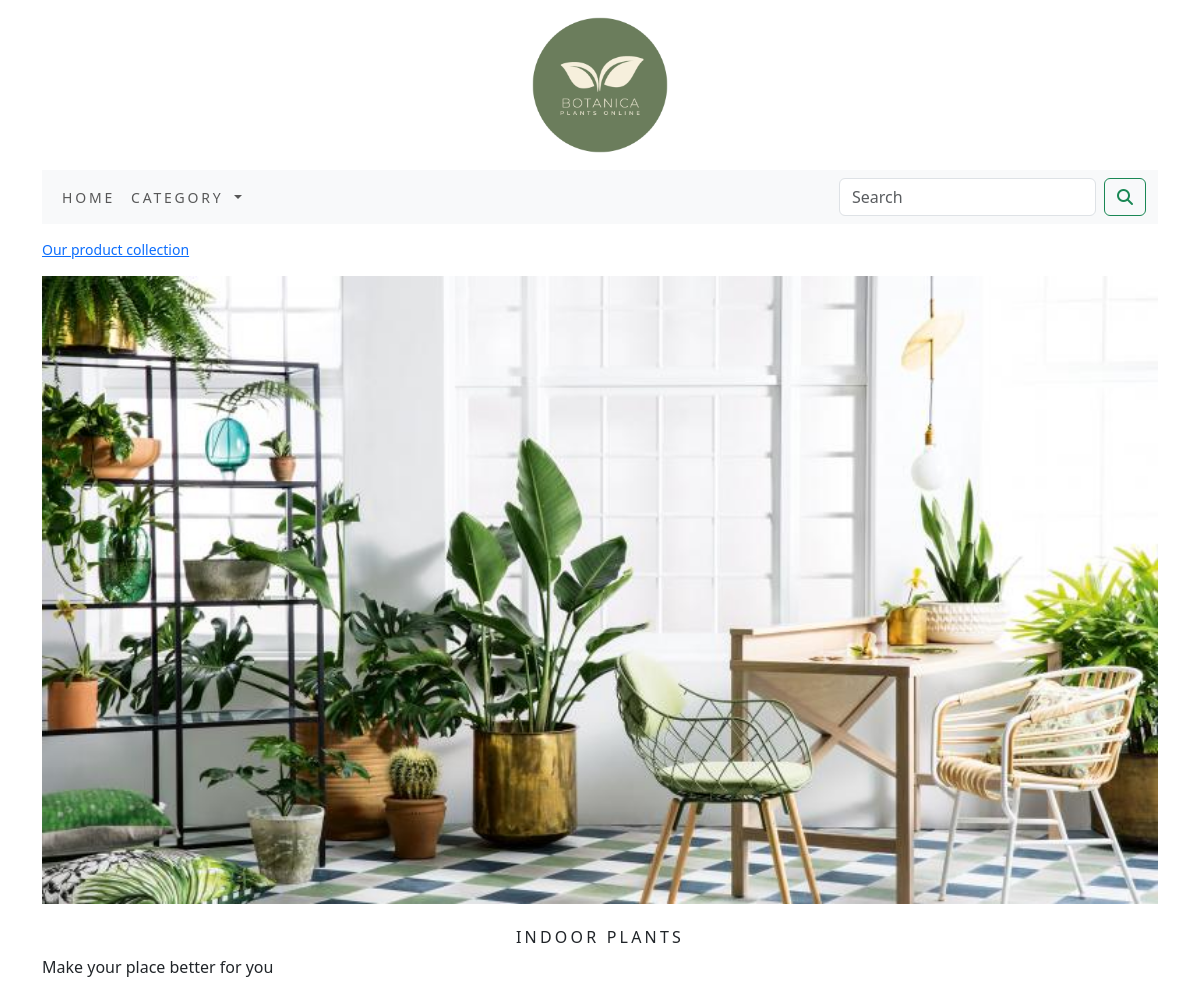
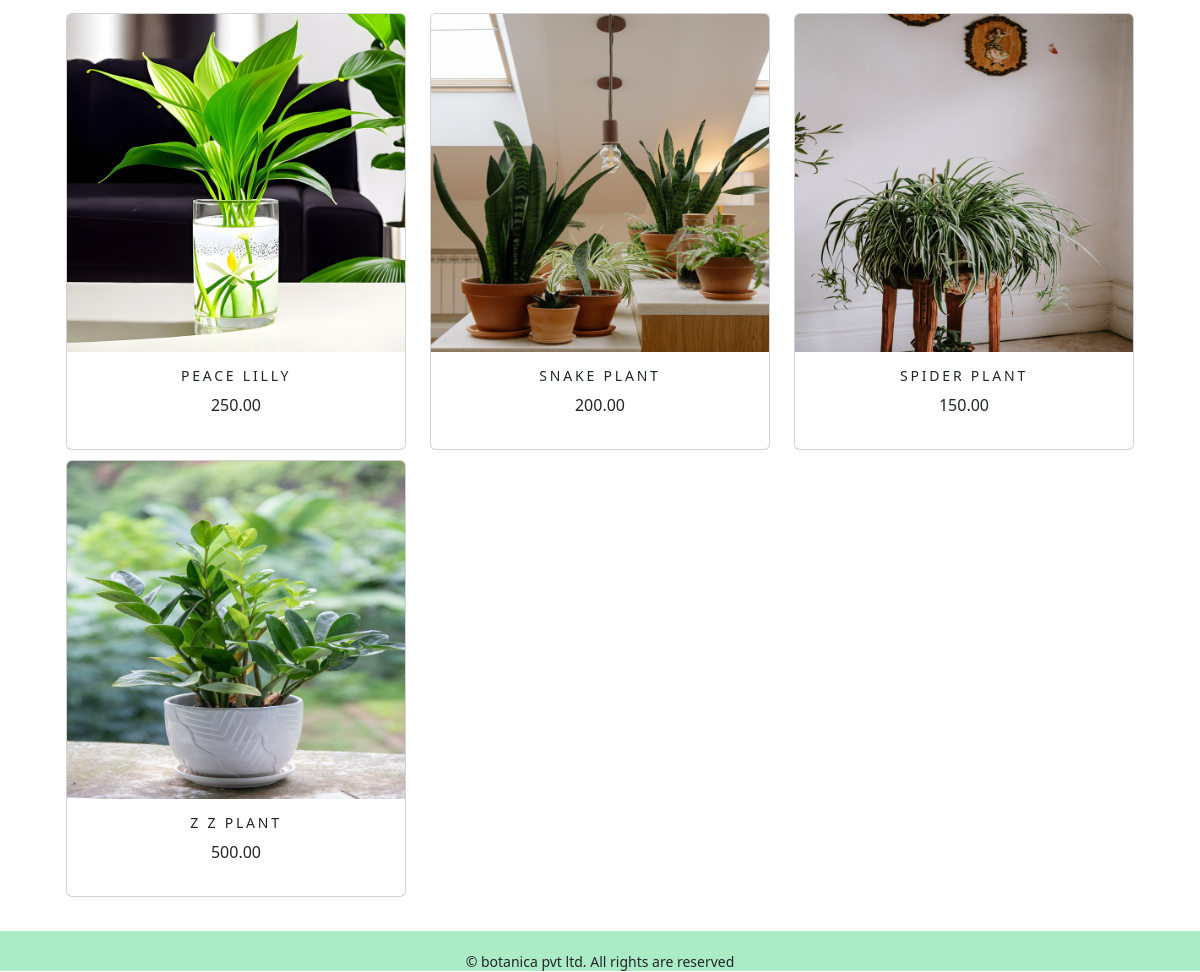
The page /botanica/indoor-plants/ on the database its author committed (2 pictures, top to bottom).
### ecom_app/models.py (models this page shows, shortened)
class Category(models.Model):
    name = models.CharField(max_length=250, unique=True)
    slug = models.SlugField(max_length=250, unique=True)
    description = models.TextField(blank=True)
    image = models.ImageField(upload_to='category', blank=True)
    class Meta:
        ordering = ('name',)
        verbose_name = 'category'
        verbose_name_plural = 'categories'
    def get_url(self):
        return reverse('ecom_app:prods_by_cat', args=[self.slug])

class Product(models.Model):
    name = models.CharField(max_length=250, unique=True)
    slug = models.SlugField(max_length=250, unique=True)
    description = models.TextField(blank=True)
    price = models.DecimalField(max_digits=10, decimal_places=2)
    category = models.ForeignKey(Category, on_delete=models.CASCADE)
    image = models.ImageField(upload_to='product', blank=True)
    stock = models.IntegerField()
    available = models.BooleanField(default=True)
    created = models.DateTimeField(auto_now_add=True)
    updated = models.DateTimeField(auto_now=True)
    def get_url(self):
        return reverse('ecom_app:proCatdetail', args=[self.category.slug, self.slug])
    class Meta:
        ordering = ('name',)
        verbose_name = 'product'
        verbose_name_plural = 'products'

### ecom_app/views.py (the view)
# urls.py: path('', views.allprodcat, name='allprodcat'),
def allprodcat(request, c_slug=None):
    c_page = None
    products_list = None
    if c_slug != None:
        c_page = get_object_or_404(Category, slug=c_slug)
        products_list = Product.objects.all().filter(category=c_page, available=True)
    else:
        products_list = Product.objects.all().filter(available=True)
    paginator = Paginator(products_list, 6)
    try:
        page = int(request.GET.get('page', '1'))
    except:
        page = 1
    try:
        products = paginator.page(page)
    except (EmptyPage, InvalidPage):
        products = paginator.page(paginator.num_pages)
    return render(request, "Category.html", {'category': c_page, 'products': products})

### cart/context_processors.py (called while the page is built)
def counter(request):
    item_count = 0
    if 'admin' in request.path:
        return {}
    else:
        try:
            cart = Cart.objects.filter(cart_id=_cart_id(request))
            cart_items = CartItem.objects.all().filter(cart=cart[:1])
            for cart_item in cart_items:
                item_count += cart_item.quantity
        except Cart.DoesNotExist:
            item_count = 0
    return dict(item_count=item_count)

### cart/views.py (called while the page is built)
def _cart_id(request):
    cart = request.session.session_key
    if not cart:
        cart = request.session.create()
    return cart

### ecom_app/context_processors.py (called while the page is built)
def menu_links(request):
    links = Category.objects.all()
    return dict(links=links)

### templates/Category.html (shortened to what this page needs)
{% extends 'Base.html' %}
{% load static %}
{% block content %}
{% if category %}
    <div>
        <div class="row my_row">
            <div class="mx_auto">
                <p><a href="{% url 'ecom_app:allprodcat' %}">Our product collection</a></p>
            </div>
        </div>
    </div>
{% endif %}
<div class="mx-auto">
    {% if category %}
        <img class="my_image" src="{{category.image.url}}" alt="{{category.name}}" height="250px" width="200px">
</div>
    <br>
<div>
        <h1 class="text-center my_title">{{category.name}}</h1>
        <p class="text-justify">{{category.description}}</p>
</div>
    {% endif %}
<div class="container">
    <div class="row mx-auto">
        {% for product in products.object_list %}
        <div class="my_bottom_margin col-9 col-sm-12 col-md-4 xol-lg-4">
            <div class="card text-center" style="min-width:18rem;">
                <a href="{{product.get_url}}"><img class="card-img-top my_image" src="{{product.image.url}}" alt="{{product.name}}" height="200px" width="180px"></a>
                <div class="card-body">
                    <h4>{{product.name}}</h4>
                    <p>{{product.price}}</p>
                </div>
            </div>
        </div>
        {% endfor %}
    </div>
    <br>
</div>
{% endblock %}

### templates/Base.html (shortened to what this page needs)
{% load static %}
<!DOCTYPE html>
<html lang="en">
<head>
    <link rel="stylesheet" href="{% static 'css/custom.css' %}">
        <link href="{% static 'css/bootstrap.min.css' %}" rel="stylesheet">
</head>
<body>
<div class="container">
    {% include 'Header.html' %}
    {% include 'Navbar.html' %}
    {% block content %}
    {% endblock %}
</div>
{% include 'Footer.html' %}
</body>
</html>

### templates/Header.html
{% load static %}
<header>
    <center>
        <a href="{% url 'ecom_app:allprodcat' %}"></a> <img src="{% static 'img/logo.png' %}" alt="Login image" width="170px" height="170px">
    </center>
</header>

### templates/Navbar.html (shortened to what this page needs)
<nav class="navbar navbar-expand-lg bg-body-tertiary">
  <div class="container-fluid">
    <div class="collapse navbar-collapse" id="navbarSupportedContent">
      <ul class="navbar-nav me-auto mb-2 mb-lg-0">
        <li class="nav-item">
          <a class="nav-link" href="{% url 'ecom_app:allprodcat' %}">Home</a>
        </li>
        <li class="nav-item dropdown {% if 'ecom_app' in request.path %} active {% endif %} ">
          <a class="nav-link dropdown-toggle" href="#" role="button" data-bs-toggle="dropdown" aria-expanded="false">
            Category
          </a>
        </li>
      </ul>
      <form class="d-flex" role="search" action="{% url 'search_app:SearchResult' %}" method="get">
        <input class="form-control me-2" type="search" placeholder="Search" name="q" aria-label="Search">
        <button class="btn btn-outline-success" type="submit"><i class="fa-solid fa-magnifying-glass"></i></button>
      </form>
    </div>
  </div>
</nav>

### templates/Footer.html
<div class="footer navbar-fixed-bottom  my_footer">
    <p class="text-center">&copy; botanica pvt ltd. All rights are reserved</p>
</div>

### static/css/custom.css (style rules this page uses)
body { font-family: 'Roboto Slab', serif; }
.nav-item { letter-spacing : .2em; font-size : 14px; text-transform : uppercase; }
.my_footer { background-color : #ABEBC6; height : 40px; }
.my_footer p { padding-top : 20px; font-size : 14px; }
.my_row { padding-top : 15px; }
.my_row .mx_auto { color : #000; font-size : 14px; }
.my_image { width : 100%; height : auto; }
.my_title { font-size : 16px; text-transform : uppercase; letter-spacing : .2em; }
.my_bottom_margin { margin-bottom : 10px; }
.card-body h4 { font-size : 14px; text-transform : uppercase; letter-spacing : .2em; }

### rows shown on the page
Category: image (picture), name "INDOOR PLANTS", description "Make your place better for you"
Product: image (picture), name "PEACE LILLY", price "250.00"
Product: image (picture), name "SNAKE PLANT", price "200.00"
Product: image (picture), name "SPIDER PLANT", price "150.00"
Product: image (picture), name "Z Z PLANT", price "500.00"
